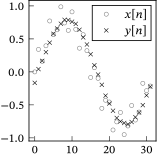

Python code for this plot:
from pathlib import PurePath

import matplotlib.pyplot as plt
import numpy as np

plt.style.use("sigproc")

n = np.linspace(0, 32, num=32, endpoint=False)
fig, ax = plt.subplots()
x = 0.8 * np.sin(n / 5) + 0.2 * np.sin(2 * n)
y = [(x[n % 32] + x[(n - 1) % 32] + x[(n - 2) % 32]) / 3 for n in range(0, 32)]
ax.plot(n, x, "o", color="gray", label=r"$x[n]$")
ax.plot(n, y, "x", label=r"$y[n]$")
ax.legend()
fig.savefig(str(PurePath(__file__).parent / (PurePath(__file__).stem + ".pdf")))
